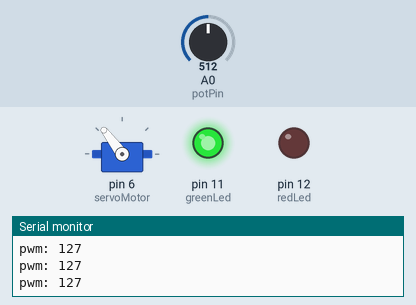
This sketch was run on a simulated Arduino Uno, built with avr-gcc and run on an emulated ATmega328P. On the bench: servo, output pins drawn as LEDs (lit = HIGH), the last lines printed to the serial monitor. Inputs (shaded band) come from the test bench; at power-on: A0 (potPin) = 512.

Above: at 1.2 s.
1.3 s: A0 (potPin) set to 716
At 2.5 s:
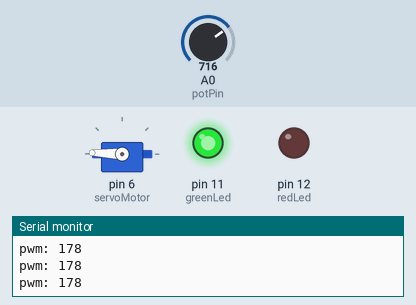
2.8 s: A0 (potPin) set to 900
At 4.1 s:
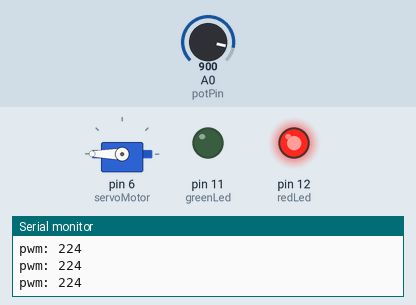
4.4 s: A0 (potPin) set to 306
At 5.6 s:
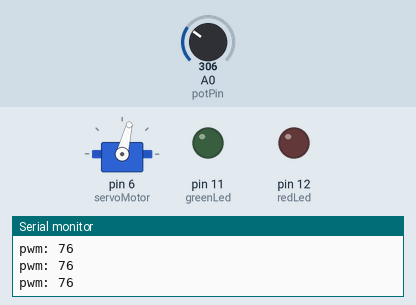
6.0 s: A0 (potPin) set to 190
At 7.0 s:
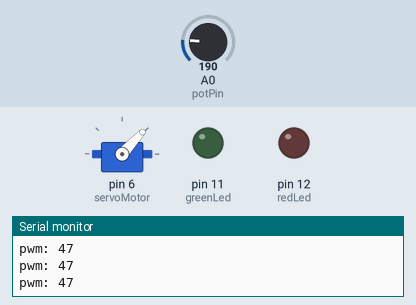
7.5 s: A0 (potPin) set to 122
At 8.3 s:
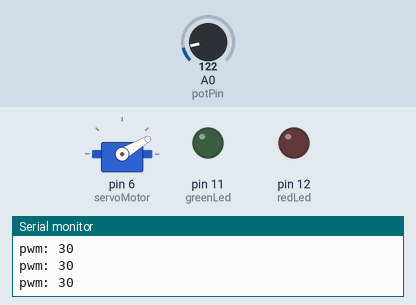
9.0 s: A0 (potPin) set to 0
At 9.7 s:
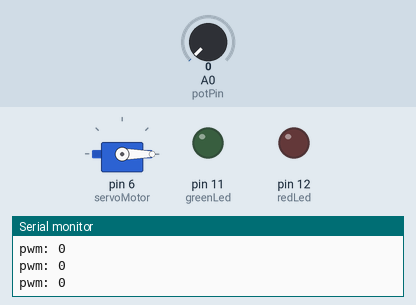
Timing chart, 0 to 11.5 s (numbered marks = the images above; inputs shaded):
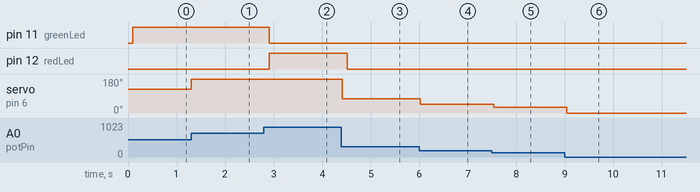

Measured:
- after the input at 1.3 s, servo on pin 6 (servoMotor): 127° → 178° at once
- after the input at 2.8 s, pin 11 (greenLed): HIGH → LOW after 0.11 s; pin 12 (redLed): LOW → HIGH after 0.11 s; servo on pin 6 (servoMotor): 178° → 180° at once
- after the input at 4.4 s, pin 12 (redLed): HIGH → LOW after 0.12 s; servo on pin 6 (servoMotor): 180° → 76° at once
- after the input at 6.0 s, servo on pin 6 (servoMotor): 76° → 47° at once
- after the input at 7.5 s, servo on pin 6 (servoMotor): 47° → 30° at once
- after the input at 9.0 s, servo on pin 6 (servoMotor): 30° → 0° at once

The sketch:

servoMotor.ino
```cpp
#include <Servo.h>
#define botao 3
#define redLed 12
#define greenLed 11
#define blueLed 13
#define potPin A0

int pot, grau;
Servo servoMotor;

void setup()
{
  pinMode(botao, INPUT);
  pinMode(redLed, OUTPUT);
  pinMode(greenLed, OUTPUT);
  servoMotor.attach(6);

  Serial.begin(9600);
}

void loop()

{

  pot = analogRead(potPin);

  grau = map(pot, 0, 1023, 0, 255);
  servoMotor.write(grau); //escreve posicao em graus

  Serial.print("pwm: ");
  Serial.println(grau);
  delay(100);

  if(grau < 127)
  {

    digitalWrite(redLed, LOW);
    digitalWrite(greenLed, LOW);
    digitalWrite(blueLed, HIGH);
  }

  else if(grau > 122 && grau < 200)
  {
    digitalWrite(blueLed, LOW);
    digitalWrite(redLed, LOW);
    digitalWrite(greenLed, HIGH);
  }

  else
  {
    digitalWrite(blueLed, LOW);
    digitalWrite(greenLed, LOW);
    digitalWrite(redLed, HIGH);
  }

}
```
